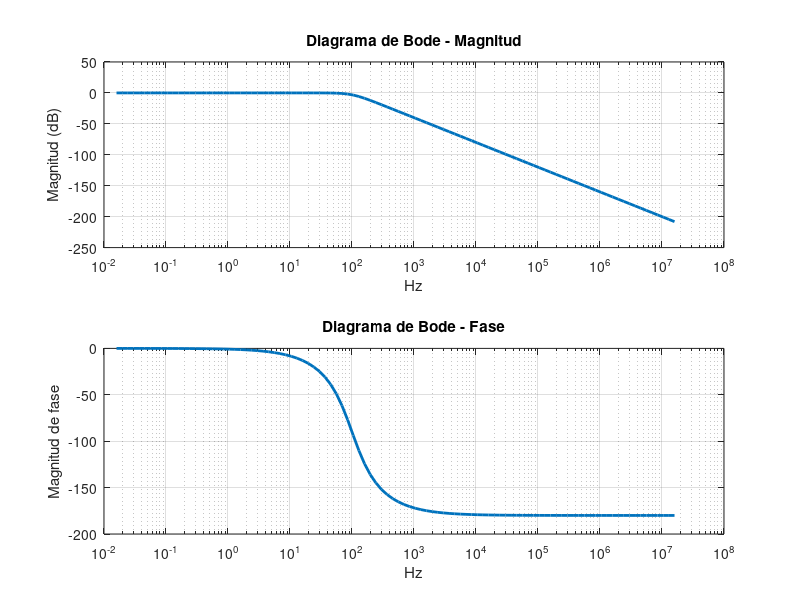
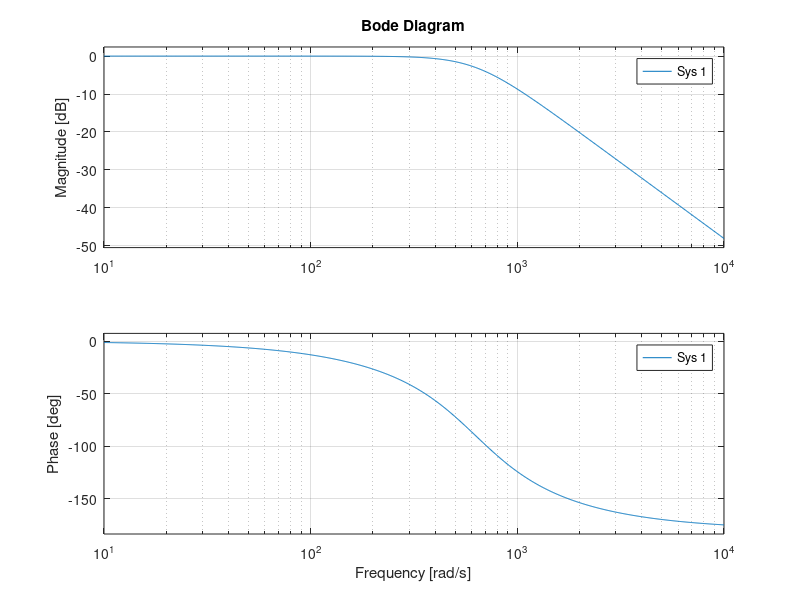

These charts were generated, in order, by the following MATLAB code:
% Parámetros del circuito
R = 100;
L = 112.54e-3;
C = 22.5e-6;

% Función de transferencia G(s) = num / den
num = 1/(L*C);
den = [1 R/L 1/(L*C)];

% Vector de frecuencias (rad/s)
N = 100;
w = logspace(-1, 8, N); % de 10^-1 a 10^7 rad/s

% Evaluar G(jw) para cada frecuencia
s = 1j * w; % j*omega   
Gjw = num ./ (s.^2 + den(2)*s + den(3));

% Magnitud en dB
mag_dB = 20*log10(abs(Gjw));

% Fase en radianes
phase = angle(Gjw)*(180/pi);

[GM, PM, Wcg, Wcp] = margin(tf(num, den));
fprintf('Margen de ganancia: %.2f dB\n', 20*log10(GM));
fprintf('Margen de fase: %.2f grados\n', PM);


% Graficar
figure(1);
subplot(2,1,1);
semilogx(w./(2*pi), mag_dB, 'LineWidth', 2);
grid on;
xlabel('Hz');
ylabel('Magnitud (dB)');
title('Diagrama de Bode - Magnitud');

subplot(2,1,2);
semilogx(w./(2*pi), phase, 'LineWidth', 2);
grid on;
xlabel('Hz');
ylabel('Magnitud de fase');
title('Diagrama de Bode - Fase');

figure(2);
bode(tf(num,den));
